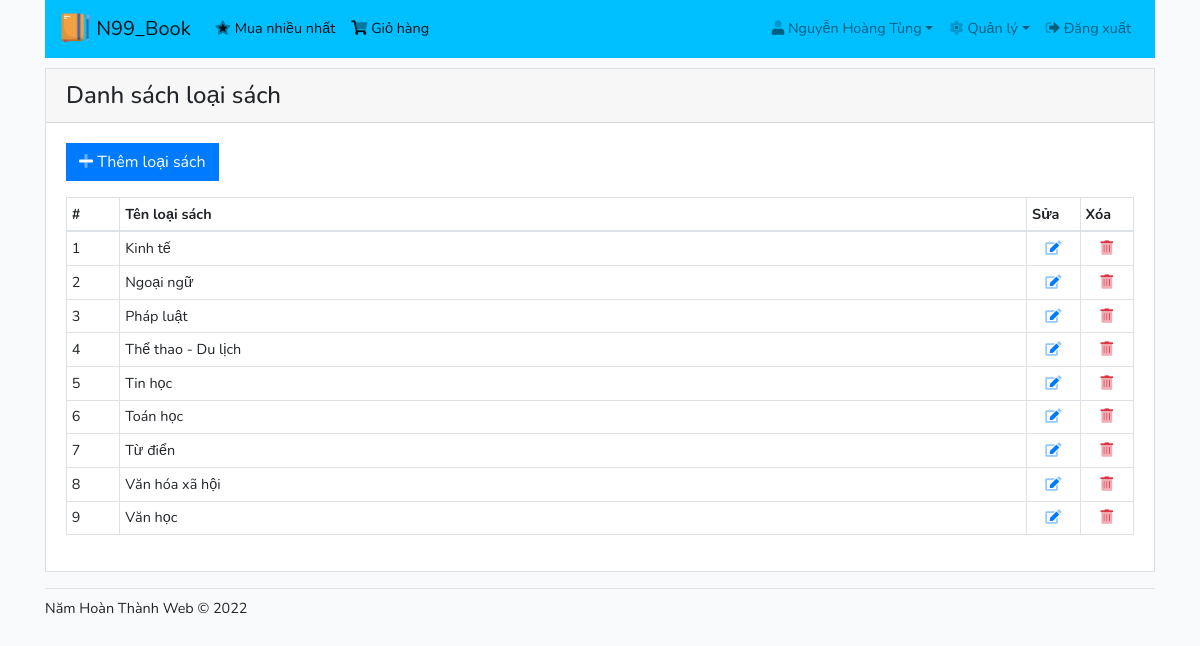
The page /index.php?action=loaisach (signed in) on the database its author committed.
### tables this page shows
CREATE TABLE IF NOT EXISTS `tbl_loaisach` (
  `ID` int(10) NOT NULL AUTO_INCREMENT,
  `TenLoai` varchar(50) NOT NULL,
  PRIMARY KEY (`ID`),
  UNIQUE KEY `TenLoai` (`TenLoai`)
);

### controllers/loaisach.php (called while the page is built, shortened)
<?php
	require_once "models/loaisach.php";
	class LoaiSachController
	{
		public function getDanhSach()
		{
			$db = new LoaiSachDB();
			$loaisach = $db->DanhSach();
			include_once "views/loaisach/danhsach.php";
		}
	}
?>

### index.php (called while the page is built)
<?php include_once "views/layouts/header.php"; ?>
<?php include_once "views/layouts/navbar.php"; ?>
<?php include_once "views/layouts/routes.php"; ?>
<?php include_once "views/layouts/footer.php"; ?>

### models/loaisach.php (called while the page is built, shortened)
<?php
	class LoaiSachDB
	{
		public function DanhSach()
		{
			$db = DB::KetNoi();
			try
			{
				$sql = "SELECT * FROM tbl_loaisach";
				$cmd = $db->prepare($sql);
				$cmd->execute();
				return $cmd->fetchAll();
			}
			catch(PDOException $e)
			{
				$error_message = $e->getMessage();
				include_once "views/layouts/error.php";
				exit();
			}
		}
	}
?>

### views/loaisach/danhsach.php (the view)
<div class="card">
	<h4 class="card-header">Danh sách loại sách</h4>
	<div class="card-body table-responsive">
		<p><a class="btn btn-primary" href="index.php?action=loaisach_them" role="button"><i class="fad fa-plus"></i> Thêm loại sách</a></p>
		<table class="table table-bordered table-sm">
			<thead>
				<tr>
					<th width="5%">#</th>
					<th width="85%">Tên loại sách</th>
					<th width="5%">Sửa</th>
					<th width="5%">Xóa</th>
				</tr>
			</thead>
			<tbody>
				<?php
					$stt = 1;
					foreach($loaisach as $value)
					{
						echo "<tr>";
							echo "<td>{$stt}</td>";
							echo "<td>{$value['TenLoai']}</td>";
							echo "<td class='text-center'><a href='index.php?action=loaisach_sua&id={$value['ID']}'><i class='fad fa-edit'></i></a></td>";
							echo "<td class='text-center'><a onclick='return confirm(\"Bạn có muốn xóa loại sách {$value['TenLoai']}?\")' href='index.php?action=loaisach_xoa&id={$value['ID']}'><i class='fad fa-trash-alt text-danger'></i></a></td>";
						echo "</tr>";
						$stt++;
					}
				?>
			</tbody>
		</table>
	</div>
</div>

### public/css/custom.css (style rules this page uses)
:root { --font-family-sans-serif: "Nunito", sans-serif; --font-family-monospace: SFMono-Regular, Menlo, Monaco, Consolas, "Liberation Mono", "Courier New", monospace; }
body { margin: 0; font-family: "Nunito", sans-serif; font-size: 0.9rem; font-weight: 400; line-height: 1.6; color: #212529; text-align: left; background-color: #f8fafc; }
.card, .custom-select, .form-control, .btn, .input-group-text { border-radius: 0 !important; }
.table-responsive > .table-bordered { border: 1px solid #ddd !important; }
.table > tbody > tr > td { vertical-align: middle; }

### rows shown on the page
tbl_loaisach: TenLoai "Kinh tế"
tbl_loaisach: TenLoai "Ngoại ngữ"
tbl_loaisach: TenLoai "Pháp luật"
tbl_loaisach: TenLoai "Thể thao - Du lịch"
tbl_loaisach: TenLoai "Tin học"
tbl_loaisach: TenLoai "Toán học"
tbl_loaisach: TenLoai "Từ điển"
tbl_loaisach: TenLoai "Văn hóa xã hội"
tbl_loaisach: TenLoai "Văn học"

### other values the page prints
$_SESSION['HoVaTen'] "Nguyễn Hoàng Tùng"
